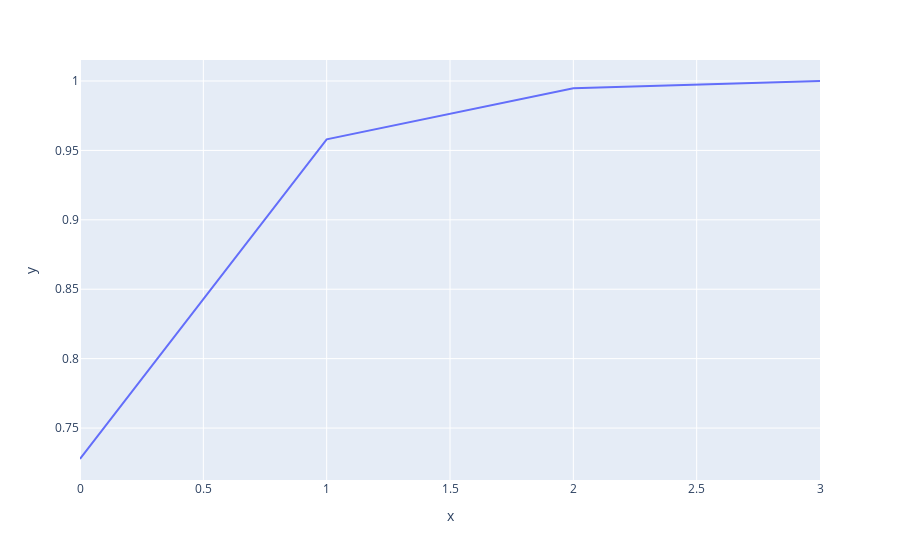

The notebook cell saved with this chart:
### Code cell
import plotly.express as px
px.line(x = np.arange(len(pca.explained_variance_ratio_)),y = np.cumsum(pca.explained_variance_ratio_))

### Figure 1 — Plotly figure (JSON) as saved in the notebook; plotly's stock layout.template omitted (floating-point values rounded to 4 significant figures)
{"data": [{"hovertemplate": "x=%{x}<br>y=%{y}<extra></extra>", "legendgroup": "", "line": {"color": "#636efa", "dash": "solid"}, "marker": {"symbol": "circle"}, "mode": "lines", "name": "", "orientation": "v", "showlegend": false, "type": "scatter", "x": [0, 1, 2, 3], "xaxis": "x", "y": [0.7277, 0.958, 0.9948, 1.0], "yaxis": "y"}], "layout": {"legend": {"tracegroupgap": 0}, "margin": {"t": 60}, "xaxis": {"anchor": "y", "domain": [0, 1], "title": {"text": "x"}}, "yaxis": {"anchor": "x", "domain": [0, 1], "title": {"text": "y"}}}}
